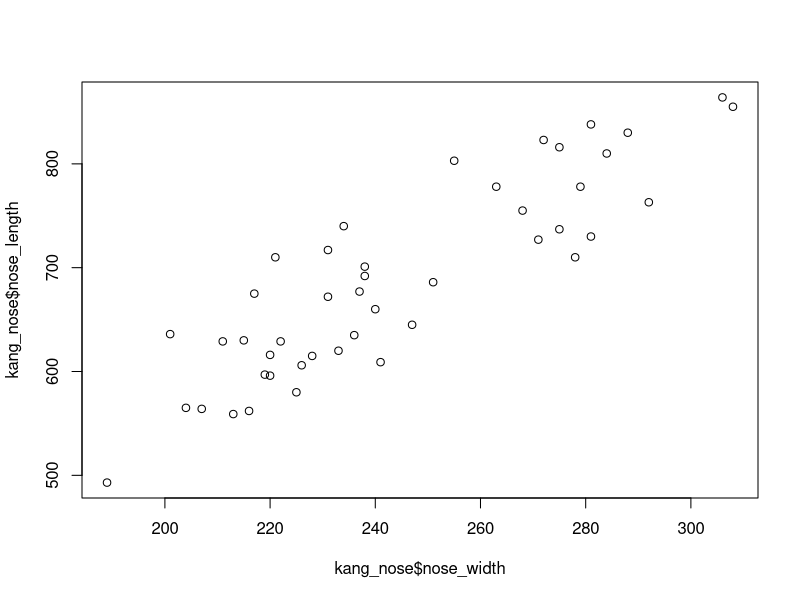
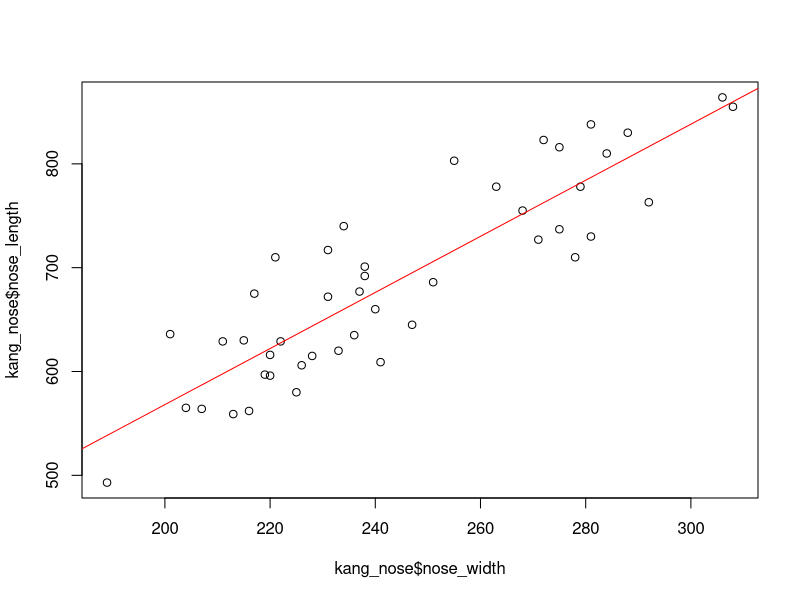

These charts were generated, in order, by the following R code:
## ---- chunk 1
kang_nose <-read.delim("data/kanguros.csv", sep = "\t", head = TRUE)
head(kang_nose)
str(kang_nose)
dim(kang_nose)
## ---- chunk 2
colnames(kang_nose) <- c('nose_length', 'nose_width')
colnames(kang_nose)
head(kang_nose)
## ---- chunk 3
#plot(kang_nose)
plot(kang_nose$nose_width, kang_nose$nose_length) #el primero es la x y el segundo es la y
## ---- chunk 4
#REGRESION LINEAL
#quiero una funcion lineal para aproximar la lo g de la nariz en funcion del ancho
#primero es la var objetivo

# PONIENDO kang_nose$nose_width no sale
lm_kang<-lm(formula=nose_length~nose_width, data=kang_nose)
lm_kang
## ---- chunk 5

# PREDICCION

#me quedo con el primer individuo de mi dataframe
nose_width_new <- kang_nose[1,]

#predict(object=mod, newdata=nuevo)
predict(lm_kang, nose_width_new)
## ---- chunk 6
#PARA REPRESENTAR LA REGRESION LINEALÇ
plot(kang_nose$nose_width, kang_nose$nose_length)
abline(lm_kang$coefficients, col = "red")
